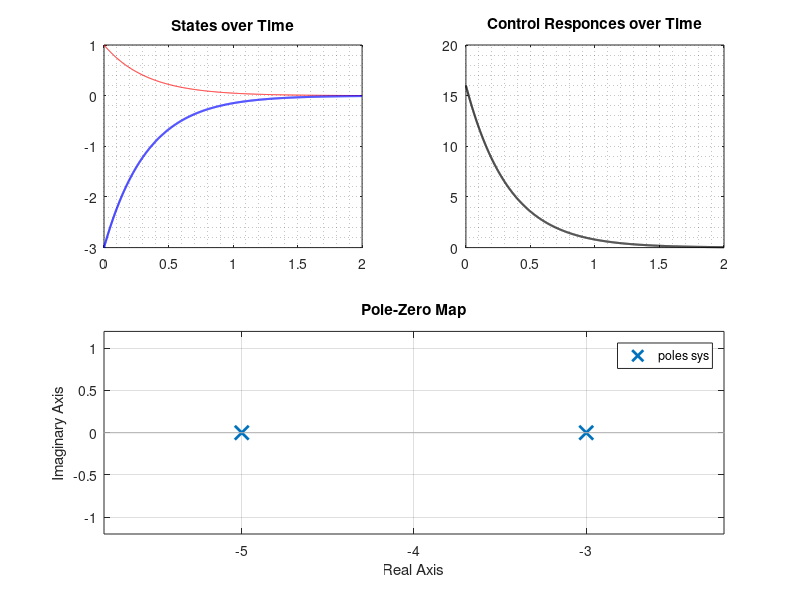

This chart was generated by the following MATLAB code:
%Chapter 5
%Exercise 1 - Control Design

clc;close all; clear all;format long;

A = [0 1;2 3];
B = [0;1];
C = [1 0;0 1];
D = [0;0];
Ps = [-3;-5];

Ks = place(A,B,Ps);
sys = ss((A-B*Ks), B,C,D);


Delta_t = 0.001;
t_final = 2;
N_iter = floor(t_final/Delta_t);
x = zeros(2,N_iter+1);
t = zeros(1,N_iter);
u = zeros(1,N_iter);

x(:,1) = [1;-3];

for k = 1:N_iter
    u(k) = -Ks*x(:,k);
    x(:,k+1) = x(:,k) + (A*x(:,k) + B*u(k))*Delta_t;
    t(k+1) = t(k) + Delta_t;    
end

figure('Name', 'Control responce and States');
subplot(2,2,1);
plot(t(1:k), x(1,1:k),'r', t(1:k), x(2,1:k), 'b', 'LineWidth', 1.5);
grid minor;
title('States over Time');

subplot(2,2,2);
plot(t(1:k),u(1:k),'k', 'LineWidth', 1.5);
grid minor;
title('Control Responces over Time');

subplot(2,2,3:4);
pzmap(sys);
grid on;
